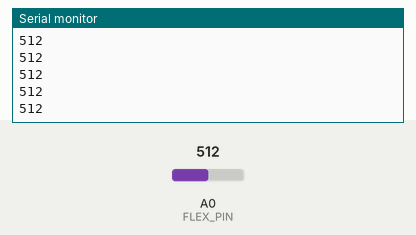
Bench run of a sketch on a simulated Arduino Uno, built with avr-gcc and run on an emulated ATmega328P. Shown: the last lines printed to the serial monitor. The inputs (shaded band) are chosen by the test bench; at power-on: A0 (FLEX_PIN) = 512.

Above: at 1.2 s.
1.3 s: A0 (FLEX_PIN) set to 716
At 2.2 s:
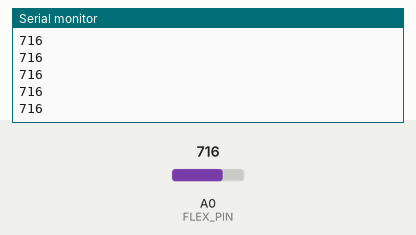
2.8 s: A0 (FLEX_PIN) set to 900
At 3.6 s:
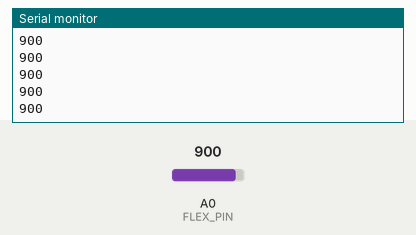
Timing chart, 0 to 5.8 s (numbered marks = the images above; inputs shaded):
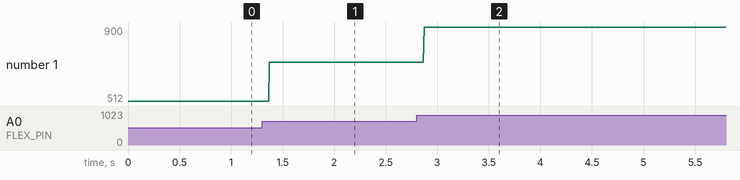

The sketch:

CM_SUMM_v1.ino
```cpp
int val; //initialising the value to which the analog pin reading is assigned
const int FLEX_PIN = A0; //initialising the analog pin

void setup()
{
  Serial.begin(9600); //initialising Serial
  pinMode(FLEX_PIN, INPUT); //assigning input pin as flex sensor pin
}

void loop()
{
  val = analogRead(FLEX_PIN); //assgning the value to which the analog pin reading is assigned

  Serial.println(val);  //priniting the value taken to serial monitor
}
```

Measured:
- after the input at 1.3 s, the serial monitor: prints a new line after 0.07 s (image 1)
- after the input at 2.8 s, the serial monitor: prints a new line after 0.07 s (image 2)
- plotted number 1: 512 → 716 after the input at 1.3 s, 716 → 900 after the input at 2.8 s
